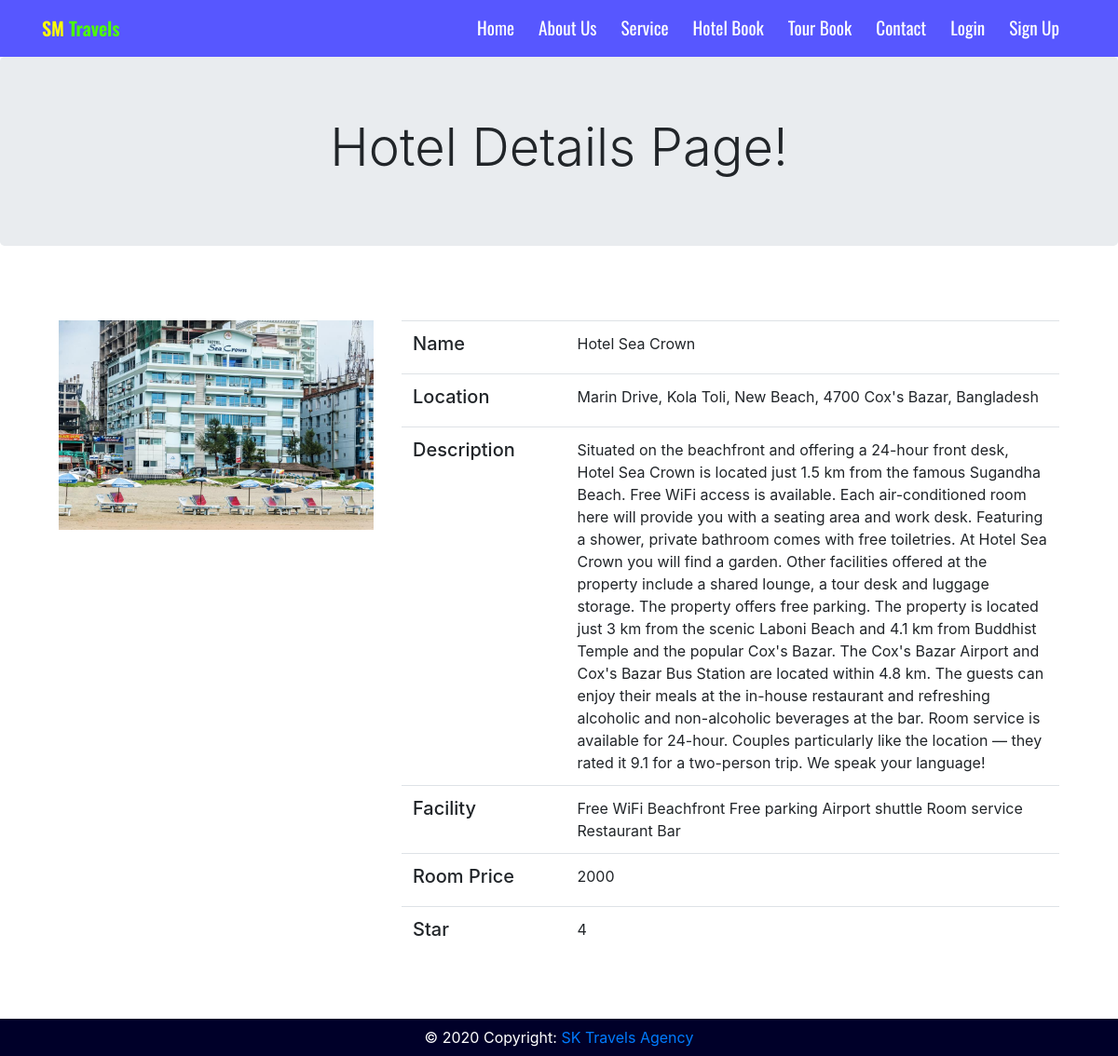
The page /hotel_details1 on the database its author committed.
### hotels/models/hotel_list.py (models this page shows, shortened)
class Hotel_info(models.Model):
    hotel_name = models.CharField(max_length=200, default='')
    hotel_location = models.CharField(max_length=100, default='')
    hotel_sort_description = models.CharField(max_length=100, default='')
    hotel_description = models.TextField(max_length=1000, default='')
    hotel_facility = models.TextField(max_length=1000, default='')
    hotel_room_price = models.IntegerField(default=0)
    hotel_star = models.ForeignKey(Hotel_rating_in_star , on_delete=models.CASCADE , default='')
    category_location = models.ForeignKey(Locations , on_delete=models.CASCADE , default='')
    hotel_image = models.ImageField(upload_to='upload/hotel_image/')

### hotels/models/hotel_classification.py (models this page shows)
class Hotel_rating_in_star(models.Model):
    hotel_star = models.CharField(max_length=10, default='0')
    def __str__(self):
        return self.hotel_star

### website/views/hotel_details_page.py (the view)
# urls.py: path('hotel_details<int:id>', hotel_details_page.hotel_details, name='hotel_details'),
def hotel_details (request, id):
    hotel_view_obj = get_object_or_404(Hotel_info, pk=id)
    return render(request, 'hotel_details.html', {'hotel_view_obj': hotel_view_obj})

### templates/hotel_details.html
{% extends 'base.html' %}
{% load static %}
{% block body %}
<div class="jumbotron text-center">
  <h1 class="display-4">Hotel Details Page!</h1>
</div>
<div class="details_page_contain p-5">
  <div class="container-fluid w-90 mx-auto">
    <div class="row">
      <div class="col-md-4 col-sm-12">
        <img src="{{hotel_view_obj.hotel_image.url}}" class="img-fluid" alt="Responsive image">
      </div>
      <div class="col-md-8 col-sm-12">
        <table class="table">
          <tbody>
            <tr>
              <td class="w-25">
                <h5>Name</h5>
              </td>
              <td class="w-75">{{hotel_view_obj.hotel_name}}</td>
            </tr>
            <tr>
              <td class="w-25">
                <h5>Location</h5>
              </td>
              <td class="w-75">{{hotel_view_obj.hotel_location}}</td>
            </tr>
            <tr>
              <td class="w-25">
                <h5>Description</h5>
              </td>
              <td class="w-75">{{hotel_view_obj.hotel_description}}</td>
            </tr>
            <tr>
              <td class="w-25">
                <h5>Facility</h5>
              </td>
              <td class="w-75">{{hotel_view_obj.hotel_facility}}</td>
            </tr>
            <tr>
              <td class="w-25">
                <h5>Room Price</h5>
              </td>
              <td class="w-75">{{hotel_view_obj.hotel_room_price}}</td>
            </tr>
            <tr>
              <td class="w-25">
                <h5>Star</h5>
              </td>
              <td class="w-75">{{hotel_view_obj.hotel_star}}</td>
            </tr>
          </tbody>
        </table>
      </div>
    </div>
  </div>
</div>
{% endblock body %}

### static/style.css (style rules this page uses)
* { margin: 0; padding: 0; box-sizing: border-box; }
html { font-family: 'Roboto Mono', monospace; }

### rows shown on the page
Hotel_info: hotel_image (picture), hotel_name "Hotel Sea Crown", hotel_location "Marin Drive, Kola Toli, New Beach, 4700 Cox's Bazar, Bangladesh", hotel_description "Situated on the beachfront and offering a 24-hour front desk, Hotel Sea Crown is located just 1.5 km from the famous Sugandha Beach. Free WiFi access is available. Each air-conditioned room here will provide you with a seating area and work desk. Featuring a shower, private bathroom comes with free toiletries. At Hotel Sea Crown you will find a garden. Other facilities offered at the property include a shared lounge, a tour desk and luggage storage. The property offers free parking. The property is located just 3 km from the scenic Laboni Beach and 4.1 km from Buddhist Temple and the popular Cox's Bazar. The Cox's Bazar Airport and Cox's Bazar Bus Station are located within 4.8 km. The…", hotel_facility "Free WiFi Beachfront Free parking Airport shuttle Room service Restaurant Bar", hotel_room_price "2000", hotel_star "4"
